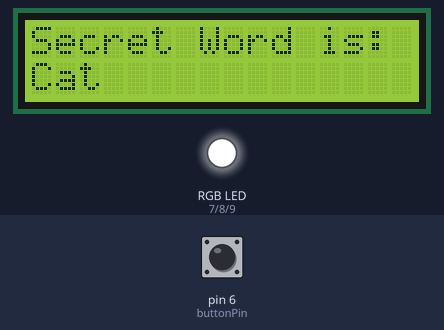
A sketch run on a simulated Arduino Uno, built with avr-gcc and run on an emulated ATmega328P. On the bench: 16×2 character LCD, an RGB LED mixed from three pins (HIGH = lit). Dashed ring = blinking. The inputs (shaded band) are chosen by the test bench; at power-on: pin 6 (buttonPin) LOW.

Above: at 1.2 s.
1.3 s: pin 6 (buttonPin) pulled HIGH for 0.15 s
At 3.2 s:
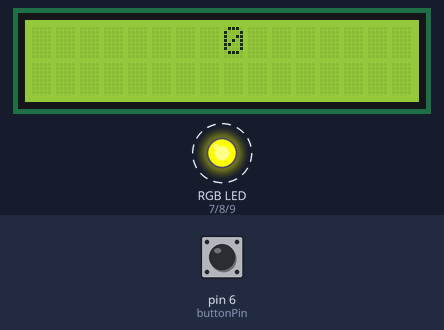
At 3.7 s:
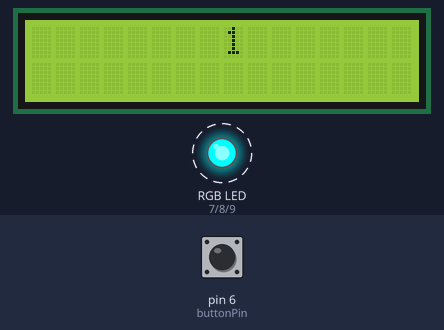
Timing chart, 0 to 11.8 s (numbered marks = the images above; inputs shaded):
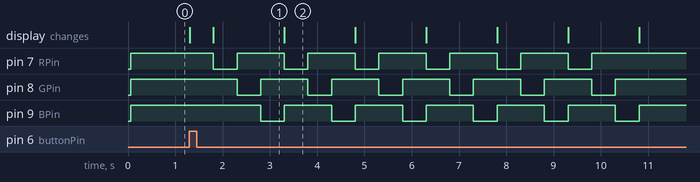

The sketch:

Secret_Word_Game_sketch.ino
```cpp
/*
Demonstrates the use of a 16x2 LCD. Momentary press of the Start Game
pushbutton will turn on the RGB LED timing sequencing. The RGB LED turns
off and the secret word can be revealed by a shining light on a photocell.
25 August 2013
by Don Wilcher
*/
// include the library code:
#include <LiquidCrystal.h>
// initialize the library with the numbers of the interface pins
LiquidCrystal lcd(12, 11, 5, 4, 3, 2);
int buttonPin = 6; // the number of the Start Game pushbutton pin
int RPin = 7; // select the pin for the red LED
int GPin = 8; // select the pin for the green LED
int BPin = 9; // select the pin for the blue LED
// variables will change:
int buttonStatus = 0; // variable for reading the Start Game
// pushbutton status
void setup() {
// initialize the pushbutton pin as an input:
pinMode(buttonPin, INPUT);
// declare the LED pins as outputs:
pinMode(RPin, OUTPUT);
pinMode(GPin, OUTPUT);
pinMode(BPin, OUTPUT);
// set up the LCD's number of columns and rows:
lcd.begin(16, 2);
}
void loop() {
// read the state of the pushbutton value:
buttonStatus = digitalRead(buttonPin);
// check if the pushbutton is pressed
// if it is, the buttonState is HIGH:
if (buttonStatus == HIGH) {
lcd.clear();
delay(500);
for (int i=0; i <= 5; i++){
lcd.setCursor(8,0);
lcd.print(i);
// turn the red LED on:
digitalWrite(BPin, HIGH);
digitalWrite(RPin, LOW);
// delay red LED for 1/2 second:
delay(500);
// turn the green LED on:
digitalWrite(RPin, HIGH);
digitalWrite(GPin, LOW);
// delay green LED for 1/2 second:
delay(500);
// turn the blue LED on:
digitalWrite(GPin, HIGH);
digitalWrite(BPin, LOW);
//delay blue LED for 1/2 second:
delay(500);
}
} else {
//turn red, green, and blue LEDs off:
digitalWrite(RPin, HIGH);
digitalWrite(GPin, HIGH);
digitalWrite(BPin, HIGH);
// print a Secret Word to the LCD:
lcd.setCursor(0,0);
lcd.print("Secret Word is:");
// set the cursor to column 0, line 1
// (note: line 1 is the second row, since counting begins with 0):
lcd.setCursor(0, 1);
// print the number of seconds since reset:
lcd.print("Cat"); // change secret word or phrase here!!!
}
}
```

Measured:
- after the input at 1.3 s, pin 7 (RPin): alternates HIGH for 1.0 s and LOW for 0.50 s, 12 changes in all, then stays HIGH, starting after 0.51 s; pin 8 (GPin): alternates HIGH for 1.0 s and LOW for 0.50 s, starting after 1.0 s
- what the display in image 1 shows lasts 1.5 s, from 1.8 s to 3.3 s
